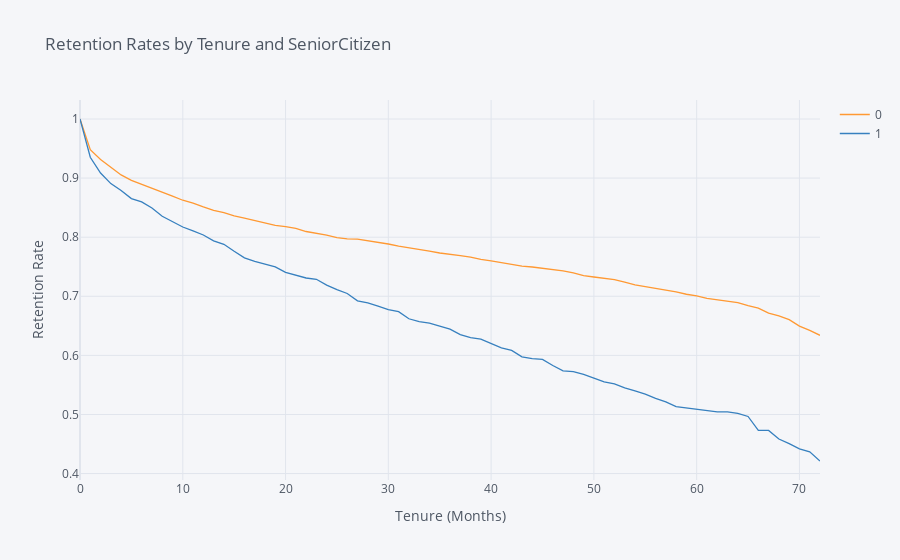

Source (notebook cell):
### Code cell
rates = survival(data, 'SeniorCitizen', 'tenure', 'ChurnBinary')

rates.iplot(kind='line', xTitle='Tenure (Months)', yTitle='Retention Rate',
            title='Retention Rates by Tenure and SeniorCitizen')

### Figure 1 — Plotly figure (JSON) as saved in the notebook; plotly's stock layout.template omitted (floating-point values rounded to 4 significant figures)
{"data": [{"line": {"color": "rgba(255, 153, 51, 1.0)", "dash": "solid", "shape": "linear", "width": 1.3}, "mode": "lines", "name": "0", "text": "", "type": "scatter", "x": [0, 1, 2, 3, 4, 5, 6, 7, 8, 9, 10, 11, 12, 13, 14, 15, 16, 17, 18, 19, 20, 21, 22, 23, 24, 25, 26, 27, 28, 29, 30, 31, 32, 33, 34, 35, 36, 37, 38, 39, 40, 41, 42, 43, 44, 45, 46, 47, 48, 49, 50, 51, 52, 53, 54, 55, 56, 57, 58, 59, 60, 61, 62, 63, 64, 65, 66, 67, 68, 69, 70, 71, 72], "y": [1, 0.948, 0.9316, 0.9183, 0.9054, 0.8962, 0.8898, 0.8821, 0.8769, 0.8695, 0.8625, 0.8576, 0.8512, 0.8453, 0.8414, 0.836, 0.8323, 0.8278, 0.8235, 0.82, 0.8179, 0.8151, 0.8096, 0.8069, 0.8035, 0.7994, 0.7971, 0.7966, 0.7942, 0.7915, 0.7885, 0.7849, 0.7823, 0.7794, 0.7765, 0.7733, 0.7714, 0.769, 0.7662, 0.7623, 0.7601, 0.7571, 0.7534, 0.7509, 0.7495, 0.7477, 0.7459, 0.7429, 0.7398, 0.7351, 0.7326, 0.7309, 0.7284, 0.7239, 0.7193, 0.7164, 0.7135, 0.711, 0.7073, 0.7035, 0.7006, 0.6965, 0.694, 0.6913, 0.6892, 0.684, 0.68, 0.6715, 0.6668, 0.6605, 0.6496, 0.6423, 0.6339]}, {"line": {"color": "rgba(55, 128, 191, 1.0)", "dash": "solid", "shape": "linear", "width": 1.3}, "mode": "lines", "name": "1", "text": "", "type": "scatter", "x": [0, 1, 2, 3, 4, 5, 6, 7, 8, 9, 10, 11, 12, 13, 14, 15, 16, 17, 18, 19, 20, 21, 22, 23, 24, 25, 26, 27, 28, 29, 30, 31, 32, 33, 34, 35, 36, 37, 38, 39, 40, 41, 42, 43, 44, 45, 46, 47, 48, 49, 50, 51, 52, 53, 54, 55, 56, 57, 58, 59, 60, 61, 62, 63, 64, 65, 66, 67, 68, 69, 70, 71, 72], "y": [1, 0.9352, 0.9086, 0.8907, 0.879, 0.8653, 0.8597, 0.8495, 0.8354, 0.8268, 0.8172, 0.8105, 0.8037, 0.7939, 0.788, 0.7761, 0.7651, 0.759, 0.7539, 0.7498, 0.7404, 0.7352, 0.7309, 0.7288, 0.719, 0.7113, 0.7047, 0.6924, 0.689, 0.6833, 0.6775, 0.6739, 0.6619, 0.6571, 0.6546, 0.6495, 0.6444, 0.6353, 0.63, 0.6274, 0.6193, 0.6125, 0.6084, 0.5974, 0.5946, 0.5931, 0.5829, 0.5739, 0.5724, 0.5678, 0.5616, 0.5551, 0.5518, 0.5451, 0.5399, 0.5346, 0.5272, 0.5214, 0.5133, 0.5112, 0.5091, 0.5069, 0.5045, 0.5045, 0.502, 0.4966, 0.473, 0.473, 0.4584, 0.4506, 0.4419, 0.4369, 0.4213]}], "layout": {"legend": {"bgcolor": "#F5F6F9", "font": {"color": "#4D5663"}}, "paper_bgcolor": "#F5F6F9", "plot_bgcolor": "#F5F6F9", "title": {"font": {"color": "#4D5663"}, "text": "Retention Rates by Tenure and SeniorCitizen"}, "xaxis": {"gridcolor": "#E1E5ED", "showgrid": true, "tickfont": {"color": "#4D5663"}, "title": {"font": {"color": "#4D5663"}, "text": "Tenure (Months)"}, "zerolinecolor": "#E1E5ED"}, "yaxis": {"gridcolor": "#E1E5ED", "showgrid": true, "tickfont": {"color": "#4D5663"}, "title": {"font": {"color": "#4D5663"}, "text": "Retention Rate"}, "zerolinecolor": "#E1E5ED"}}}
